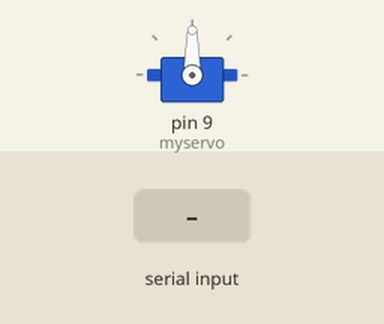
A sketch run on a simulated Arduino Uno, built with avr-gcc and run on an emulated ATmega328P. On the bench: servo. The test bench sets the inputs (shaded band). What the sketch prints to the serial monitor is not drawn.

Above: at 1.2 s.
1.3 s: "1" received over Serial
At 1.45 s:
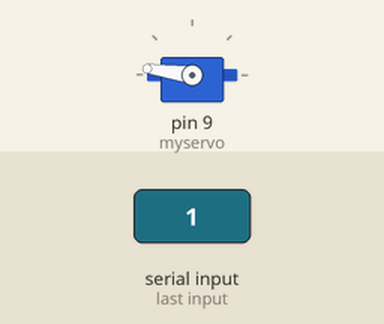
At 4.4 s:
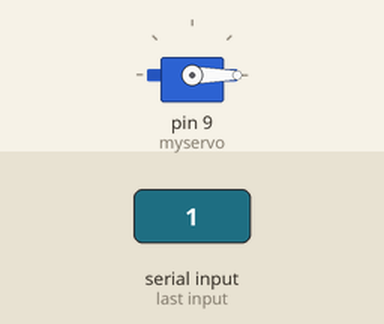
Timing chart, 0 to 5.9 s (numbered marks = the images above; inputs shaded):
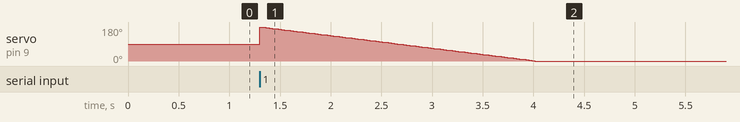

The sketch:

DroneBT_Slave_Servo.ino
```cpp
#include <Servo.h>
Servo myservo;
int pos = 180;

int buttonState = 0;

int val = 9999;
void setup() {
  myservo.attach(9);
  Serial.begin(38400);
}

void loop() {
  val = Serial.read();
  Serial.println(val);
  if (Serial.read() == '1') {/*
    for (pos = 0; pos < 180; pos += 1) {
      myservo.write(pos);
      delay(5);
    }
*/
/*
    for (pos = 0; pos <= 180; pos += 1) { // goes from 0 degrees to 180 degrees
      // in steps of 1 degree
      myservo.write(pos);              // tell servo to go to position in variable 'pos'
      delay(15);                       // waits 15ms for the servo to reach the position
    }*/
    for (pos = 180; pos >= 0; pos -= 1) { // goes from 180 degrees to 0 degrees
      myservo.write(pos);              // tell servo to go to position in variable 'pos'
      delay(15);                       // waits 15ms for the servo to reach the position
    }

  }

  if (Serial.read() == '0') {
    //pos = 179;
    //myservo.write(pos);
    }
  //delay(100);
}
```
